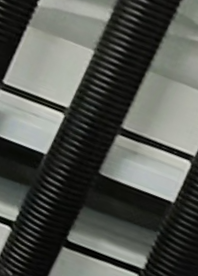
#> input picture pics/7.png, 198 x 276 px
$ python TuXiangChuLi.py
#> lines starting #> are read from the running program, lines starting #| are printed output that depends on the picture; after the words box and inside, x2 and y2 are one past the last pixel; in counts of white or black regions, pixels touching at a corner belong together
#> further down, img is the input picture: shape (276, 198, 3); mean B, G, R 81.9, 87.3, 84.8
import numpy as np
import cv2
import math
#二值化+连通域
#边缘检测+最小外接矩形
def find_mode(thela):

    #print(thela)
    mode = max(thela, key=lambda v: thela.count(v))
    counts = thela.count(mode)
    #限制小数位
    mode = int(mode*100)/100
    #众数个数为1,继续扩展
    if thela.count(mode) == 1:
        # 数据乘10,寻找众数
        thela = list(np.multiply(10, thela))
        thela = list(map(int, thela))
        print('qqqqq',thela)
        mode = max(thela, key=lambda v: thela.count(v))
        #print(mode, thela.count(mode))
        counts = thela.count(mode)
        mode = mode / 10
        #print('aaa')
        if thela.count(mode) == 1:
            thela = list(np.multiply(10, thela))
            mode = max(thela, key=lambda v: thela.count(v))
            print('aaaaaa', thela)
            #print(mode, thela.count(mode))
            counts = thela.count(mode)
            mode = mode / 10
            #print('bbb')
    return mode,counts

def func(img):
    #cv2.imshow('img', img)
    gray = cv2.cvtColor(img, cv2.COLOR_BGR2GRAY)
    # 中值滤波
    blur = cv2.medianBlur(gray, 3)  # 模板大小3*3

    #blur = cv2.GaussianBlur(gray, (5,5), 0)
    # 二值化
    ret, thresh = cv2.threshold(gray, 0, 255, cv2.THRESH_BINARY + cv2.THRESH_OTSU)
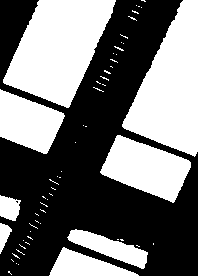
#> thresh: shape (276, 198); 44.7% white; 59 white regions (51 under 20 px), largest, box (x1, y1, x2, y2) and area: (3, 0, 116, 108) 7507, (122, 0, 198, 157) 7070, (100, 135, 191, 203) 3568
#> ret = 92
    cv2.imshow('thresh', thresh)
    kernel = cv2.getStructuringElement(cv2.MORPH_RECT, (9, 9))
    kernel2 = cv2.getStructuringElement(cv2.MORPH_RECT, (7, 7))
    #膨胀
    dilate = cv2.dilate(thresh, kernel2)
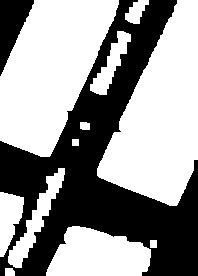
#> dilate: shape (276, 198); 59% white; 2 black regions, box (x1, y1, x2, y2) and area: (0, 0, 198, 276) 21052, (0, 0, 34, 76) 1343
    cv2.imshow("dilate", dilate)
    #腐蚀
    dst = cv2.erode(dilate, kernel)
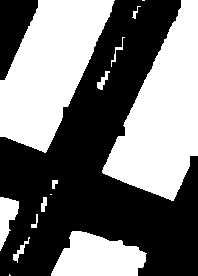
#> dst: shape (276, 198); 45.9% white; 14 white regions (3 under 20 px), largest, box (x1, y1, x2, y2) and area: (102, 0, 198, 201) 10691, (0, 0, 115, 153) 10264, (51, 231, 147, 276) 3068
    #dst = cv2.dilate(dst, kernel)
    cv2.imshow("erode", dst)
    edges = cv2.Canny(dst, ret - 10, ret + 10)
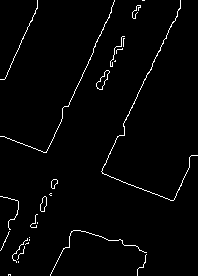
#> edges: shape (276, 198); 2.1% white in thin lines or dots
    cv2.imshow('edges', edges)

    try:
        minLineLength = 200
        maxLineGap = 15
        lines = cv2.HoughLinesP(edges, 1, np.pi / 180, 100, minLineLength, maxLineGap)
#> lines = [[50, 275, 58, 258]]
        #lines = cv2.HoughLines(edges, 1, np.pi / 180, 100)
        print('直线数量', len(lines))
#| 直线数量 1
    except TypeError:
        minLineLength = 20
        maxLineGap = 10
        lines = cv2.HoughLinesP(edges, 1, np.pi / 180, 50, minLineLength, maxLineGap)
        # lines = cv2.HoughLines(edges, 1, np.pi / 180, 100)
        print('except——直线数量', len(lines))
    thela = []
    for i in range(len(lines)):
        for x1, y1, x2, y2 in lines[i]:
            # if x1 == x2:
            #     _thela = 0
            delta = (y2 - y1) / (x2 - x1)
            _thela = math.atan(delta)
            thela.append(_thela)
            # [7 lines of commented-out code are left out]
            cv2.line(img, (x1, y1), (x2+1000, y2+int(1000*delta)), (0, 0, 255), 2)
#> this loop made 1 pass
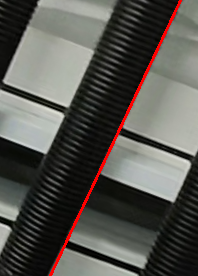
#> img: shape (276, 198, 3); 1.62% of pixels changed, all inside (x1, y1, x2, y2) = (49, 0, 182, 276)
#> after the loop, thela = [-1.13]
    mode, counts= find_mode(thela)
#> in find_mode, `mode = max(thela, key=lambda v: thela.count(v))`: mode = -1.13
#> in find_mode, `counts = thela.count(mode)`: counts = 1
#> mode = -1.13; counts = 1
    print('返回值',mode,counts)
#| 返回值 -1.13 1
    cv2.imshow('Result', img)
    # [27 lines of commented-out code are left out]
    cv2.waitKey(0)
    cv2.destroyAllWindows()

# [94 lines left out: functions cal_angel, fenge, not called in this run]


if __name__ == "__main__":
    img = cv2.imread('pics/7.png')
    func(img)
    #fenge()
